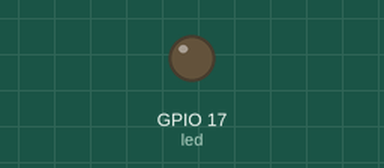
The program below on a simulated Raspberry Pi (BCM pin numbers). Parts: output pins drawn as LEDs (lit = HIGH).

Above: at 0.05 s.
At 1.5 s:
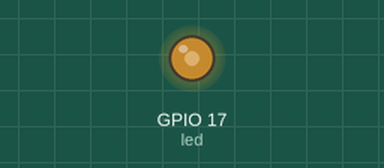
At 3.0 s:
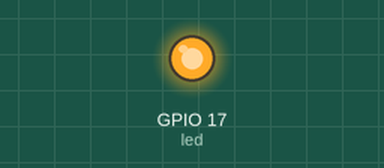
Timing chart, 0 to 6.9 s (numbered marks = the images above):
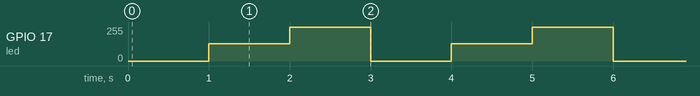

The program:

ledPWM-1.py
```python
# This code is to demonstrate a PWM signal generation
# With PWM, intensity of an LED is varied.
# LED is connected to pin 11 as usual (GPIO 17)
# Setting the value to 0 sets ON time as zero so turning off the LED
# Similarly, a value of 1 turns on the LED in full intensity

from gpiozero import PWMLED
from time import sleep

led = PWMLED(17)

while 1:
    led.value=0		# LED is turned off
    sleep(1)

    led.value=0.5	# LED glows in half brightness
    sleep(1)

    led.value=(1)	# LED turns on in full intensity
    sleep(1)
```

Measured:
- by itself, GPIO 17 (led): repeats every 3.0 s: 255/255 1.0 s, 0/255 1.0 s, 128/255 1.0 s
